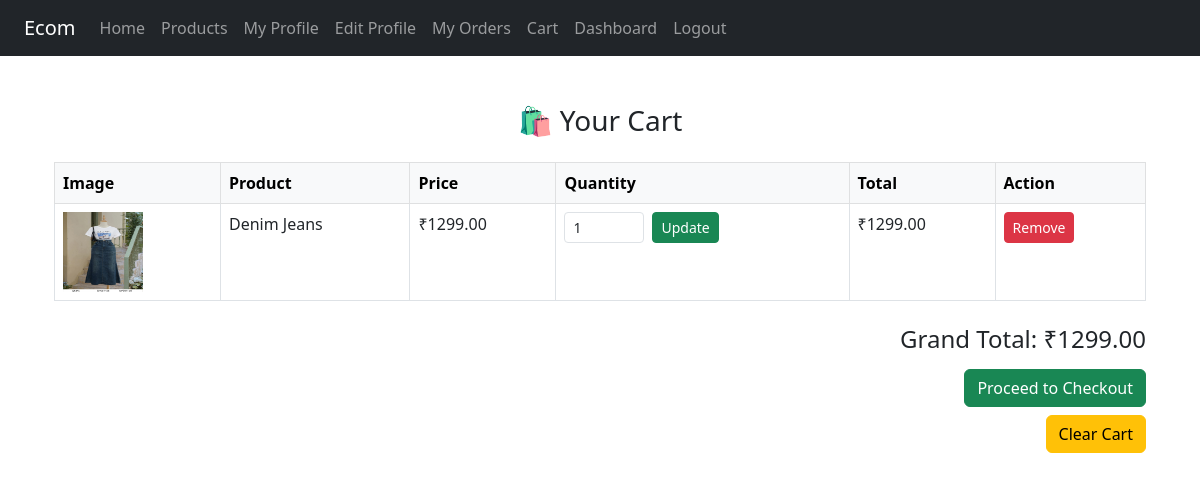
The app's page /cart/ (signed in) with its own data.
### store/models.py (models this page shows, shortened)
class CartItem(models.Model):
    cart = models.ForeignKey(Cart, on_delete=models.CASCADE, related_name='items')
    product = models.ForeignKey(Product, on_delete=models.CASCADE)
    quantity = models.PositiveIntegerField(default=1)
    class Meta:
        unique_together = ('cart', 'product')
    def line_total(self):
        return self.product.price * self.quantity

class Product(models.Model):
    name = models.CharField(max_length=100)
    description = models.TextField()
    price = models.DecimalField(max_digits=10, decimal_places=2)
    stock = models.IntegerField()
    image = models.ImageField(upload_to='product_images/', blank=True, null=True)
    class Meta:
        ordering = ['name']

### store/views.py (the view)
# urls.py: path('cart/', views.view_cart, name='view_cart'),
@login_required
def view_cart(request):
    cart, _ = Cart.objects.get_or_create(user=request.user)
    items = cart.items.select_related('product')
    total = cart.total()
    return render(request, 'carts.html', {'cart_items': items, 'total': total})

### store/models.py (called while the page is built)
    def total(self):
        return sum(item.line_total() for item in self.items.all())

### store/templates/carts.html (shortened to what this page needs)
{% extends 'base.html' %}
{% block content %}
<div class="container mt-5">
  <h3 class="text-center mb-4">🛍️ Your Cart</h3>
  {% if cart_items %}
    <table class="table table-bordered table-hover">
      <thead class="table-light">
        <tr>
          <th scope="col">Image</th>
          <th scope="col">Product</th>
          <th scope="col">Price</th>
          <th scope="col">Quantity</th>
          <th scope="col">Total</th>
          <th scope="col">Action</th>
        </tr>
      </thead>
      <tbody>
        {% for item in cart_items %}
        <tr>
          <td>
            {% if item.product.image %}
              <img src="{{ item.product.image.url }}" alt="{{ item.product.name }}" width="80" height="80">
            {% else %}
              <span class="text-muted">No image</span>
            {% endif %}
          </td>
          <td>{{ item.product.name }}</td>
          <td>₹{{ item.product.price }}</td>
          <td>
            <form action="{% url 'update_cart_item' item.id %}" method="post" class="d-flex">
              <input type="number" name="quantity" value="{{ item.quantity }}" min="0"
                     class="form-control form-control-sm" style="width:80px;">
               <button type="submit" class="btn btn-sm btn-success ms-2">Update</button>
            </form>
          </td>
          <td>₹{{ item.line_total }}</td>
          <td>
            <form action="{% url 'remove_cart_item' item.id %}" method="post">
              <button type="submit" class="btn btn-danger btn-sm">Remove</button>
            </form>
          </td>
        </tr>
        {% endfor %}
      </tbody>
    </table>
    <div class="text-end mt-4">
      <h4>Grand Total: ₹{{ total }}</h4>
      <a href="{% url 'checkout' %}" class="btn btn-success mt-2">Proceed to Checkout</a>
    </div>
    <form action="{% url 'clear_cart' %}" method="post" class="text-end mt-2">
      <button type="submit" class="btn btn-warning">Clear Cart</button>
    </form>
  {% else %}
    <div class="alert alert-info text-center">
      Your cart is empty. <a href="{% url 'products_view' %}">Shop now</a> to add items!
    </div>
  {% endif %}
</div>
{% endblock %}

### records on screen
CartItem: product.image (picture), product.name "Denim Jeans", product.price "1299.00", quantity "1", line_total "1299.00"

### other values on screen
{{ total }} "1299.00"
